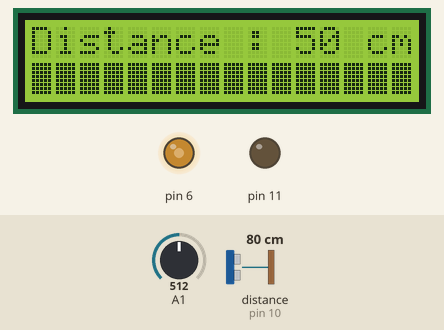
The sketch below on a simulated Arduino Uno, built with avr-gcc and run on an emulated ATmega328P. Shown: 16×2 character LCD, output pins drawn as LEDs (lit = HIGH). Wiring (inferred from the names in the program): ultrasonic range finder: trigger pin 9; echo pin 10. Inputs (shaded band) come from the test bench; at power-on: distance to the obstacle (sensor on pin 10) 80 cm, A1 = 512. The echo pulse lasts 58.3 µs per cm; pins used as bus, display or sensor lines are not drawn; what the sketch prints to the serial monitor is not drawn.

Above: at 1.3 s.
1.4 s: distance to the obstacle (sensor on pin 10) set to 18 cm
At 2.6 s:
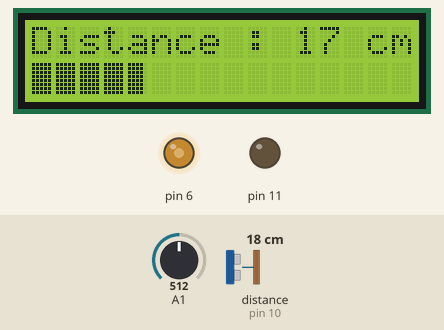
2.9 s: distance to the obstacle (sensor on pin 10) set to 35 cm
At 3.3 s:
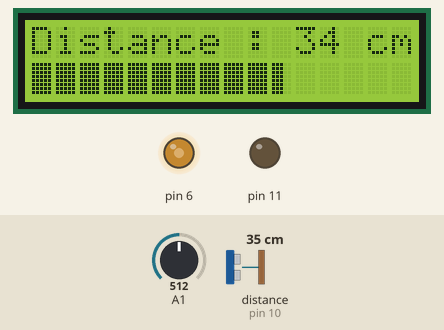
4.4 s: distance to the obstacle (sensor on pin 10) set to 4 cm
At 5.3 s:
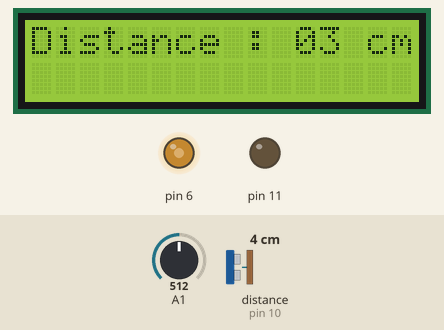
5.9 s: distance to the obstacle (sensor on pin 10) set to 33 cm
At 6.8 s:
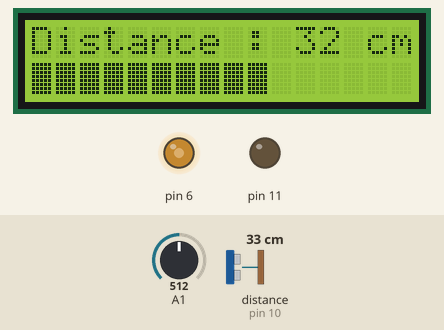
7.4 s: A1 set to 40
At 8.6 s:
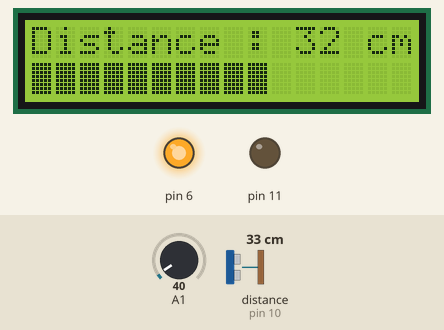
8.9 s: distance to the obstacle (sensor on pin 10) set to 9 cm
At 10.2 s:
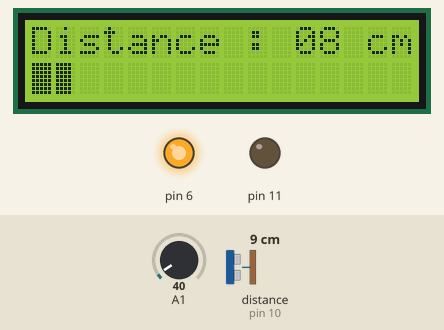
Timing chart, 0 to 11.4 s (numbered marks = the images above; inputs shaded):
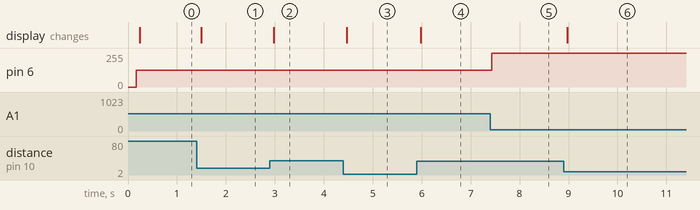

The sketch:

sketch_15_ultrasonic_sensor_and_progress_bar_with_ldr.ino
```cpp
//YWROBOT
//Compatible with the Arduino IDE 1.0
//Library version:1.1
#include <Wire.h>
#include <LiquidCrystal_I2C.h>

int i, j;
float an;
int x = 0;
int y = 0;
int a, b, c, d;
const int trigPin = 9;
const int echoPin = 10;
long duration;
int distance;
int ldr;

byte zero[8] = {B00000,
                B00000,
                B00000,
                B00000,
                B00000,
                B00000,
                B00000,
                B00000
               };

byte one[8] = {B10000,
               B10000,
               B10000,
               B10000,
               B10000,
               B10000,
               B10000,
               B10000
              };

byte two[8] = {B11000,
               B11000,
               B11000,
               B11000,
               B11000,
               B11000,
               B11000,
               B11000
              };

byte three[8] = {B11100,
                 B11100,
                 B11100,
                 B11100,
                 B11100,
                 B11100,
                 B11100,
                 B11100
                };

byte four[8] = {B11110,
                B11110,
                B11110,
                B11110,
                B11110,
                B11110,
                B11110,
                B11110
               };

byte five[8] = {B11111,
                B11111,
                B11111,
                B11111,
                B11111,
                B11111,
                B11111,
                B11111
               };

LiquidCrystal_I2C lcd(0x27, 16, 2); // set the LCD address to 0x27 for a 16 chars and 2 line display

void setup()
{

  pinMode(6, INPUT);
  pinMode(11, OUTPUT);
  pinMode(trigPin, OUTPUT);
  pinMode(echoPin, INPUT);
  lcd.init(); // initialize the lcd
  lcd.init();
  // Print a message to the LCD.
  lcd.backlight();
  lcd.createChar(0, zero);
  lcd.createChar(1, one);
  lcd.createChar(2, two);
  lcd.createChar(3, three);
  lcd.createChar(4, four);
  lcd.createChar(5, five);
  Serial.begin(9600);
}


void loop()
{
  digitalWrite(trigPin, LOW);
  delayMicroseconds(2);
  digitalWrite(trigPin, HIGH);
  delayMicroseconds(10);
  digitalWrite(trigPin, LOW);

  ldr = analogRead(A1);
  Serial.print(ldr);
  if (ldr > 900) {
    ldr = 900;
  }
  if (ldr < 30 ) {
    ldr = 30;
  }
  ldr = map(ldr, 900, 30, 20, 255);
  analogWrite(6, ldr);

  duration = pulseIn(echoPin, HIGH);
  distance = duration * 0.034 / 2;
  if (distance > 50) {
    distance = 50;
  }
  if (distance > 2) {
    x = map(distance, 50, 3, 80, 0);
    a = x / 5;
    b = x - (a * 5);

    Serial.print("Distance: ");
    Serial.print(A1);
    Serial.println("cm");

    lcd.setCursor(0, 0);
    lcd.print("Distance : ");
    if (distance < 10) {
      lcd.print("0");
    }
    lcd.print(distance);
    lcd.print(" cm");

    i = 0;
    while (i < a) {
      lcd.setCursor(i, 1); // set cursor till full box
      lcd.write(5);
      i = i + 1;
    }

    lcd.setCursor(i, 1);
    lcd.write(b);
    lcd.print("                 ");
  }

}
```

Measured:
- after the input at 1.4 s, the display: changes after 0.10 s (image 1)
- after the input at 2.9 s, the display: changes after 0.08 s (image 2)
- after the input at 4.4 s, the display: changes after 0.07 s (image 3)
- after the input at 5.9 s, the display: changes after 0.08 s (image 4)
- after the input at 7.4 s, pin 6: 124/255 → 252/255 at once
- after the input at 8.9 s, the display: changes after 0.08 s (image 6)
